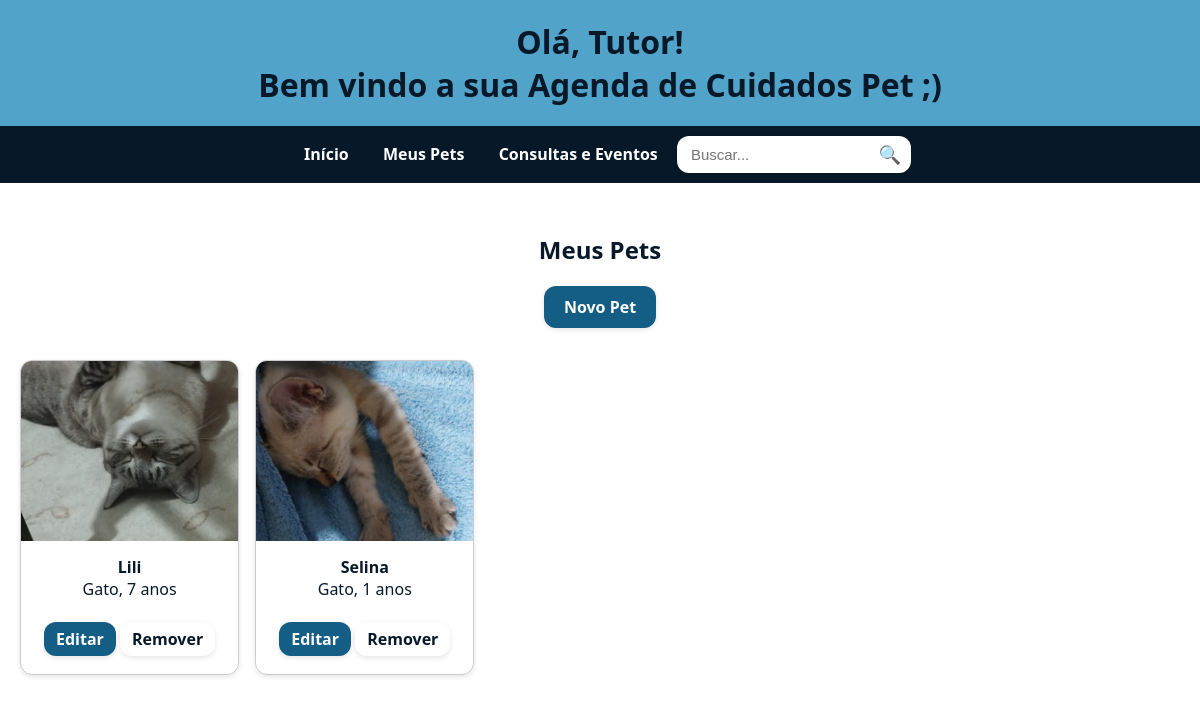
The page /pets/ on the database as committed earlier.
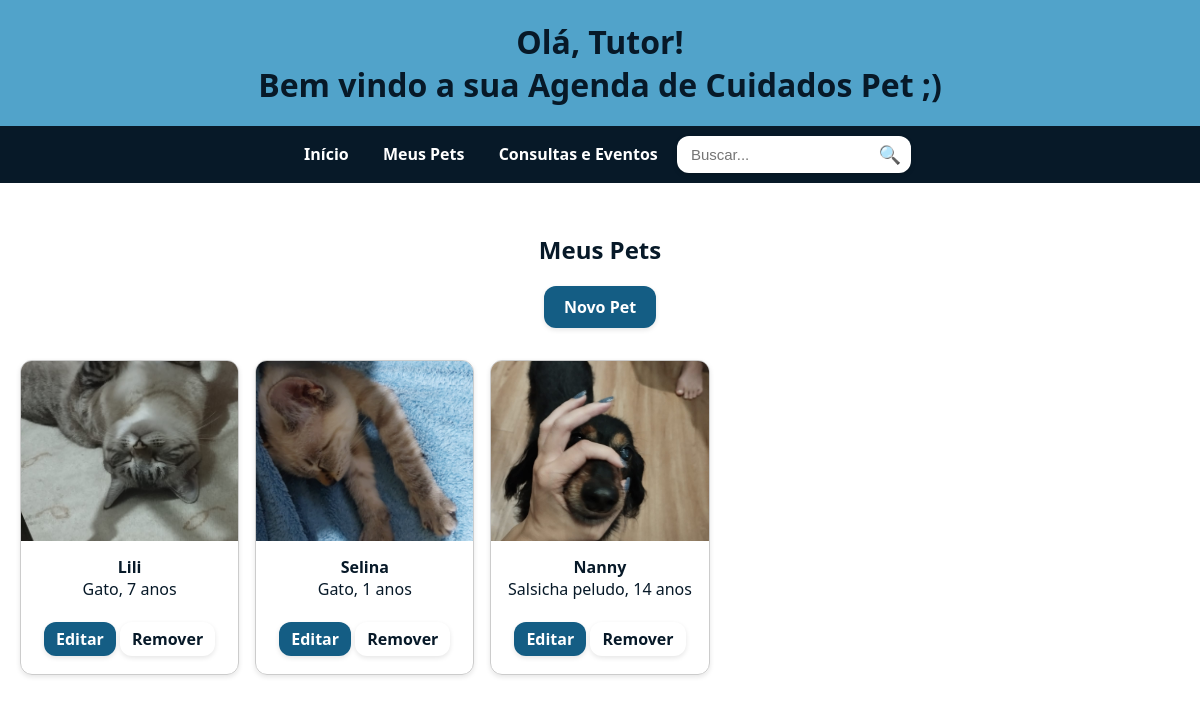
The same page on the database as committed later.
### agenda/models.py (models this page shows, shortened)
class Pet(models.Model):
    nome = models.CharField(max_length=100)
    idade = models.PositiveIntegerField()
    especie = models.CharField(max_length=50)
    foto = models.ImageField(upload_to='pets/')

### agenda/views.py (the view)
# urls.py: path('pets/', views.listar_pets, name='listar_pets'),
def listar_pets(request):
    pets = Pet.objects.all()
    return render(request, 'agenda/listar_pets.html', {'pets': pets})

### agenda/templates/agenda/listar_pets.html
{% extends 'agenda/base.html' %}
{% block content %}
  <h2>Meus Pets</h2>
  <a href="{% url 'adicionar_pet' %}" class="create-buttom">Novo Pet</a>
  <div style="display: grid; grid-template-columns: repeat(auto-fill, minmax(200px, 1fr)); gap: 1rem; margin-top: 1rem;">
    {% for pet in pets %}
      <div style="border: 1px solid #ccc; border-radius: 12px; overflow: hidden; box-shadow: 0 2px 5px rgba(0,0,0,0.1); text-align: center;">
        {% if pet.foto %}
          <img src="{{ pet.foto.url }}" alt="Foto de {{ pet.nome }}" style="width: 100%; height: 180px; object-fit: cover;">
        {% else %}
          <div style="width: 100%; height: 180px; background: #eee; display: flex; align-items: center; justify-content: center;">
            Sem foto
          </div>
        {% endif %}
        <div style="padding: 10px;">
          <strong>{{ pet.nome }}</strong><br>
          <span>{{ pet.especie }}, {{ pet.idade }} anos</span><br><br>
          <a href="{% url 'editar_pet' pet.id %}" class="edit-buttom">Editar</a>
          <a href="{% url 'remover_pet' pet.id %}" class="delete-buttom">Remover</a>
        </div>
      </div>
    {% endfor %}
  </div>
{% endblock %}

Rows that differ between the two databases and show on the page:
added Pet: foto (picture), nome "Nanny", especie "Salsicha peludo", idade "14"
